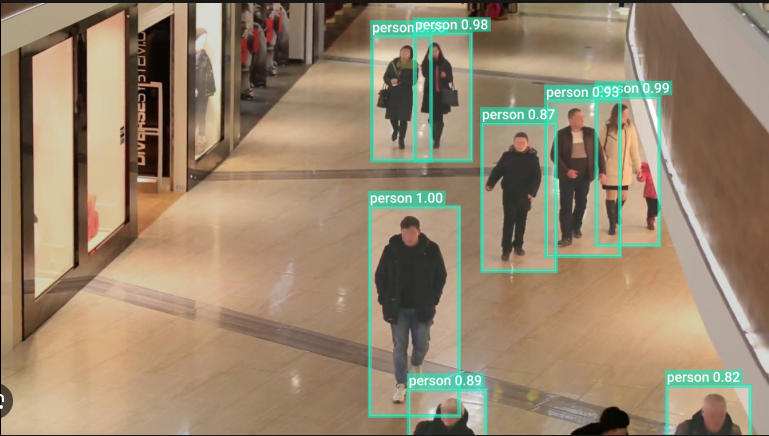
#> input picture body.png, 769 x 436 px, found by its file name
$ python image.py
#> lines starting #> are read from the running program, lines starting #| are printed output that depends on the picture; after the words box and inside, x2 and y2 are one past the last pixel; in counts of white or black regions, pixels touching at a corner belong together
import cv2
import os

# Görüntünün bulunduğu dizini belirtin
image_directory = "C:\\Users\\erena\\OneDrive\Desktop\\Data Mining"
image_filename = "body.png"

# Görüntünün tam yolunu oluşturun
image_path = os.path.join(image_directory, image_filename)

# Görüntüyü yükle
image = cv2.imread(image_path)
#> image is the input picture: shape (436, 769, 3); mean B, G, R 109.9, 134.3, 151.8

if image is not None:
    # Önceden eğitilmiş insan algılama modelini yükle
    human_cascade = cv2.CascadeClassifier(cv2.data.haarcascades + "haarcascade_fullbody.xml")

    # Görüntüyü gri tonlamaya dönüştür
    gray = cv2.cvtColor(image, cv2.COLOR_BGR2GRAY)
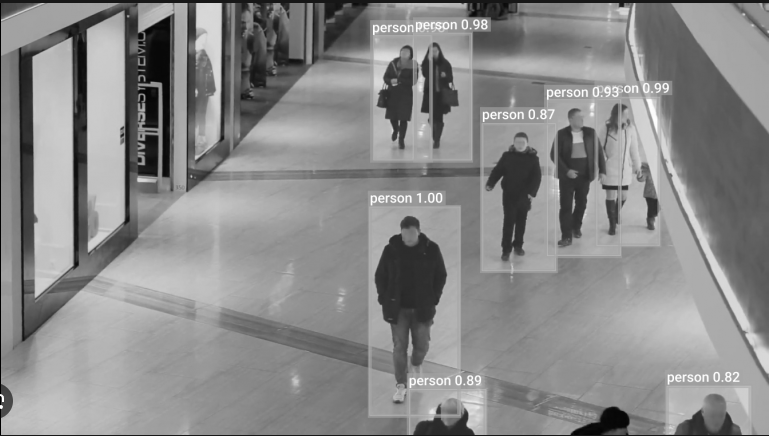
#> gray: shape (436, 769); min 0, max 255, mean 136.8

    # İnsanları algıla
    humans = human_cascade.detectMultiScale(gray, scaleFactor=1.4, minNeighbors=4, minSize=(30, 30))
#> humans = [[408, 51, 54, 108], [476, 115, 75, 151]]

    # Algılanan insan sayısını yazdır
    print("Algılanan insan sayısı:", len(humans))
#| Algılanan insan sayısı: 2

    # Algılanan insanları görselleştir
    for (x, y, w, h) in humans:
        cv2.rectangle(image, (x, y), (x + w, y + h), (0, 255, 0), 2)
#> this loop made 2 passes
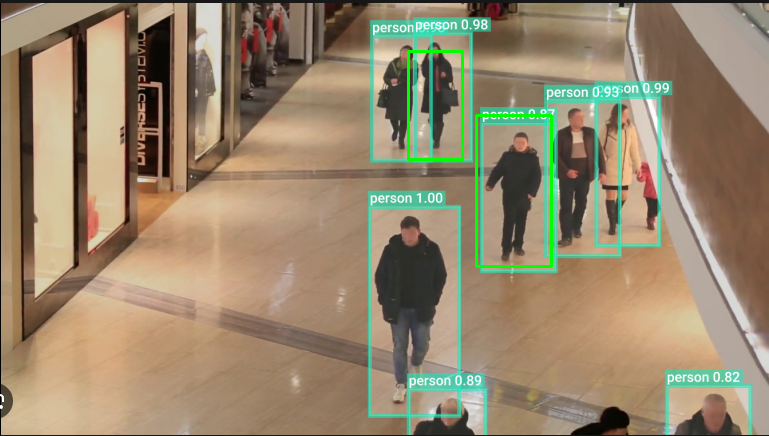
#> image: shape (436, 769, 3); 0.69% of pixels changed, all inside (x1, y1, x2, y2) = (407, 50, 553, 268)

    # Sonucu göster
    cv2.imshow("Sonuç", image)
    cv2.waitKey(0)
    cv2.destroyAllWindows()
else:
    print("Görüntü yüklenemedi!")
